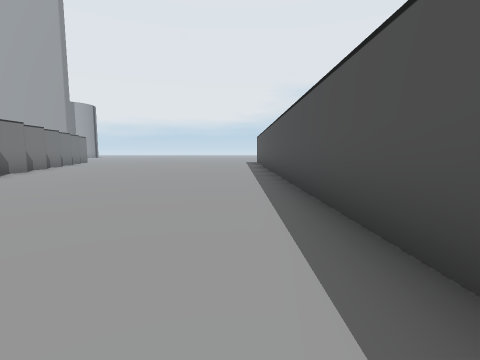
[1] (above)

12 first-person views from a walk through a 3-D level made in the Unity game engine. The camera is 1.2 m above the floor, tilts 6° down and sees 85° across. The floor is counted in squares, 2 m on a side. Each view is taken from the middle of a square. On the plan, view 1 faces up. The plan holds only what a view shows up to about 9 squares ahead; the rest is blank. The place goes on beyond the plan. The player is left out.

[2]
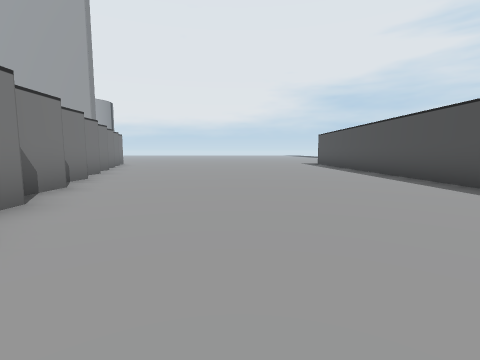

[3]
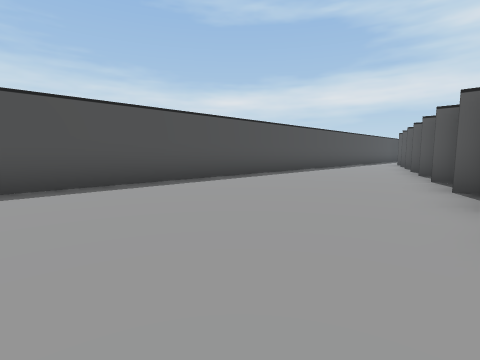

[4]
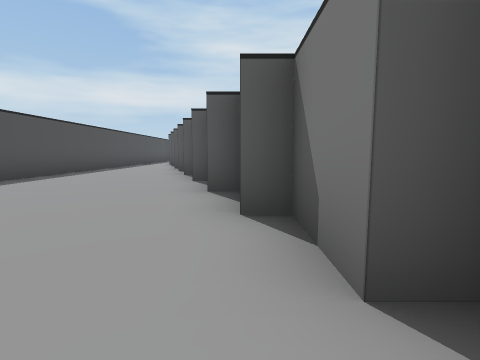

[5]
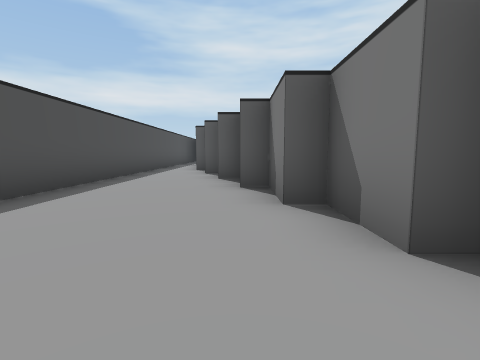

[6]
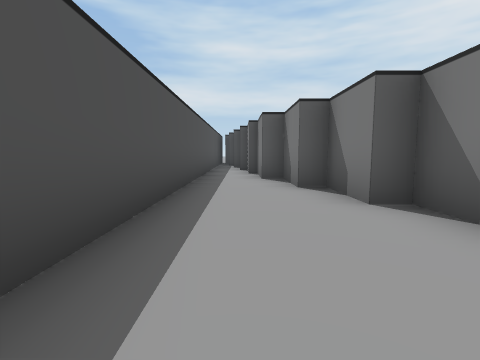

[7]
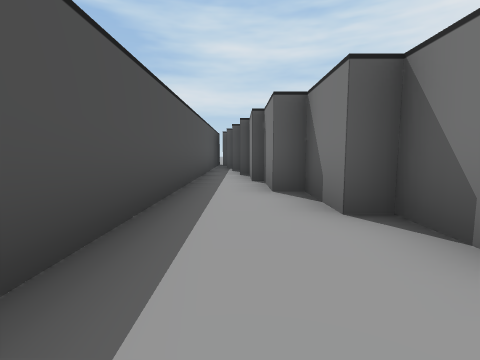

[8]
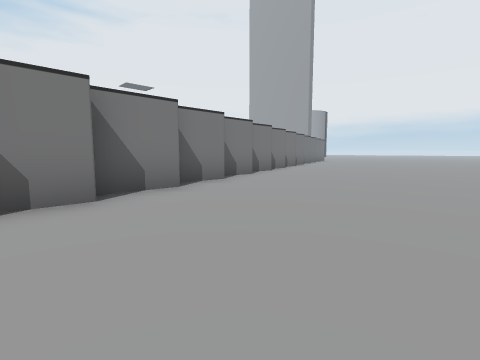

[9]
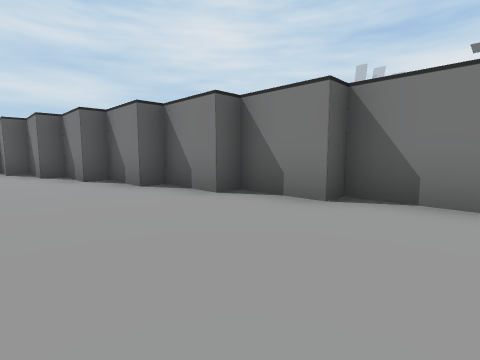

[10]
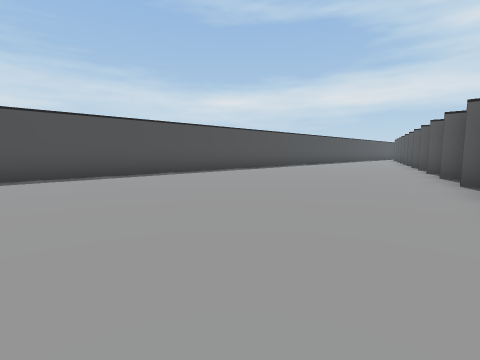

[11]
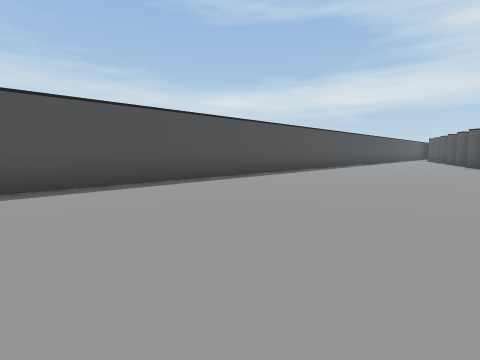

[12]
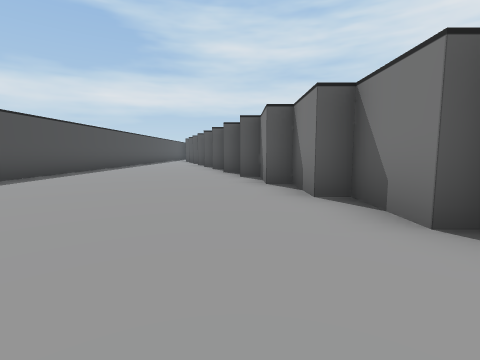

### Floor plan
Points are (right, up) in squares from view 1. A wall is a line through its corners. A room is listed if a view was taken in it or the views show most of it. See-through windows are left out.
Room 1 (views 1, 2, 3, 4, 5, 6, 7, 8, 9, 10, 11, 12)
walls: (-4.5, 2) (-4.5, 0.5) (-4, 0.5) (-4, -1); (-5.5, 5) (-5.5, 3.5) (-5, 3.5) (-5, 2); (-3.5, -1) (-3.5, -1.9); (-3.5, -2.5) (-3, -2.5) (-3, -4); (-6.5, 8) (-6.5, 6.5) (-6, 6.5) (-6, 5); (-2.5, -4) (-2.5, -5.5) (-2, -5.5); (-2, -6.1) (-2, -7); (-7.5, 11) (-7.5, 9.5) (-7, 9.5) (-7, 8); (-1.5, -7) (-1.5, -8.5) (-1, -8.5) (-1, -10); (-0.5, -10) (-0.5, -11.5); (-0.3, -11.8) (-0.3, -12.5); (1, -14.4) (1, 11.1)

Where each view was taken, in squares from view 1:
view 1: 0 up, 0 right, facing up
view 2: 2 up, 3 left, facing up
view 3: 4 up, 4 left, facing down-right
view 4: 3 up, 4 left, facing down
view 5: 1 down, 2 left, facing down
view 6: 4 down, 0 right, facing down
view 7: 6 down, 0 right, facing down
view 8: 2 down, 0 right, facing up-left
view 9: 11 up, 4 left, facing down-left
view 10: 11 up, 6 left, facing down-right
view 11: 11 up, 4 left, facing down-right
view 12: 7 up, 4 left, facing down
